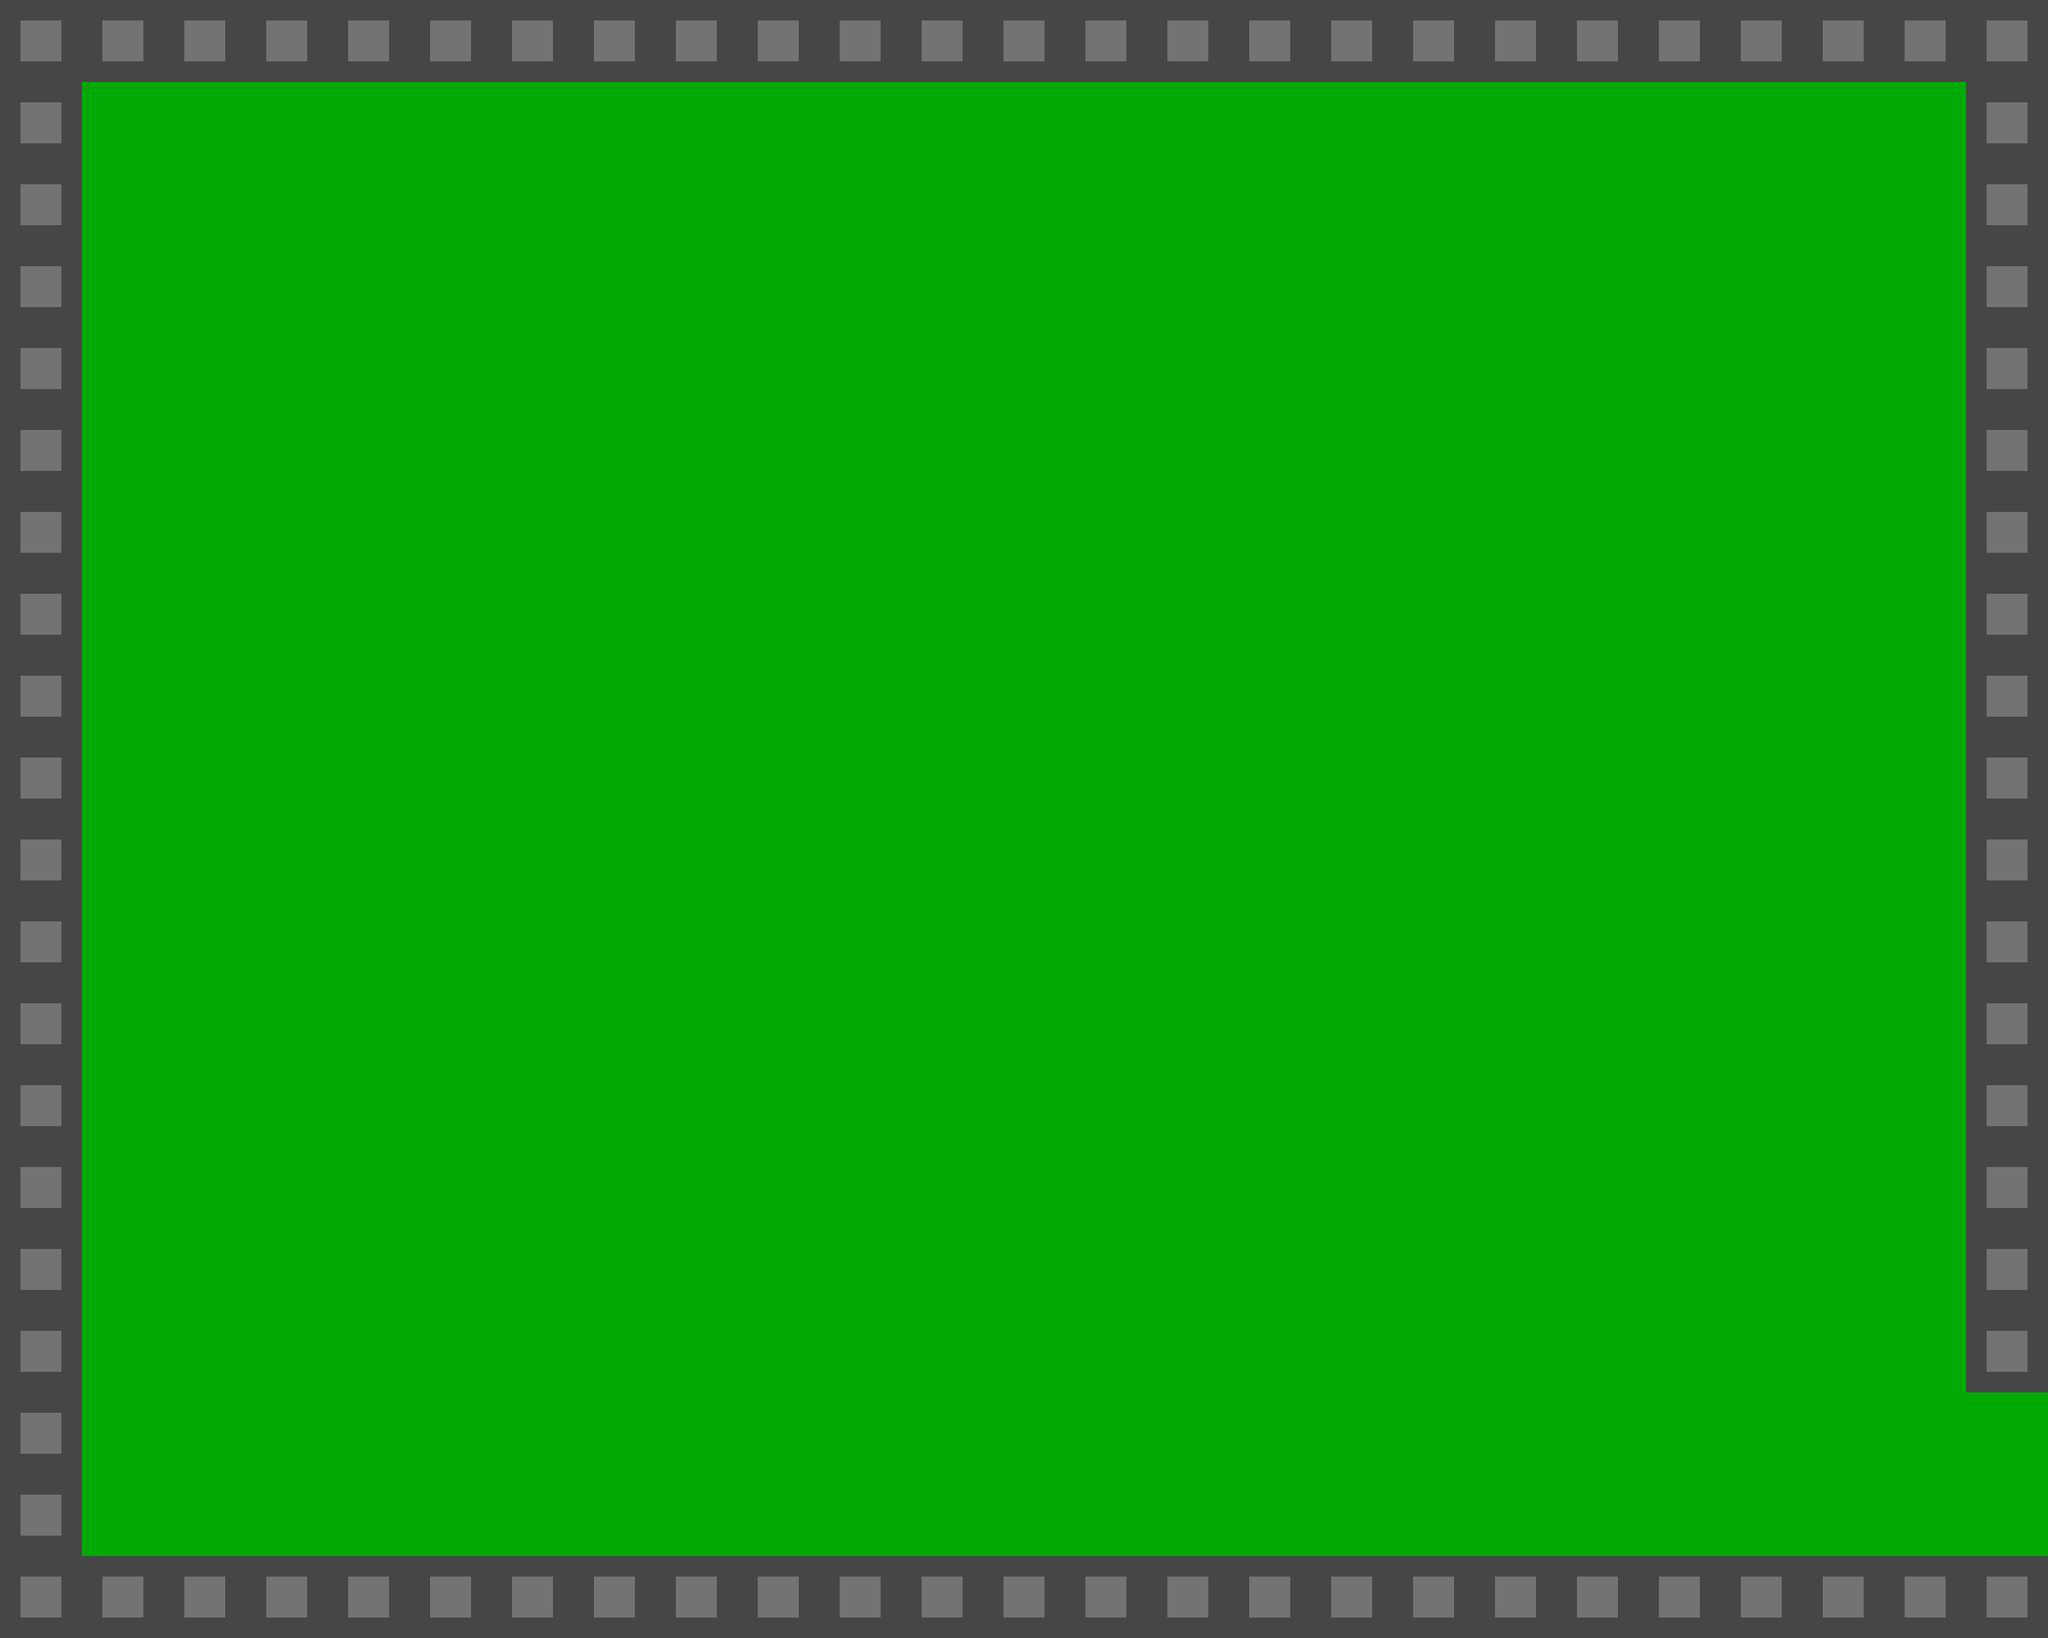

A level layout from a 2D game, rendered from its tile map. Below: a short description, then the map file with its tile-grid data intact:
An orthogonal 25x20 tile map with 128x128 px tiles, 5 tile layers (Platforms, Background, Foreground, Coins, ...).

<map version="1.4" tiledversion="1.4.3" orientation="orthogonal" renderorder="right-down" width="25" height="20" tilewidth="128" tileheight="128" infinite="0" backgroundcolor="#00aa00" nextlayerid="6" nextobjectid="1">
 <tileset firstgid="1" source="placeholders.tsx" />
 <layer id="1" name="Platforms" width="25" height="20">
  <data encoding="csv">
14,14,14,14,14,14,14,14,14,14,14,14,14,14,14,14,14,14,14,14,14,14,14,14,14,
14,0,0,0,0,0,0,0,0,0,0,0,0,0,0,0,0,0,0,0,0,0,0,0,14,
14,0,0,0,0,0,0,0,0,0,0,0,0,0,0,0,0,0,0,0,0,0,0,0,14,
14,0,0,0,0,0,0,0,0,0,0,0,0,0,0,0,0,0,0,0,0,0,0,0,14,
14,0,0,0,0,0,0,0,0,0,0,0,0,0,0,0,0,0,0,0,0,0,0,0,14,
14,0,0,0,0,0,0,0,0,0,0,0,0,0,0,0,0,0,0,0,0,0,0,0,14,
14,0,0,0,0,0,0,0,0,0,0,0,0,0,0,0,0,0,0,0,0,0,0,0,14,
14,0,0,0,0,0,0,0,0,0,0,0,0,0,0,0,0,0,0,0,0,0,0,0,14,
14,0,0,0,0,0,0,0,0,0,0,0,0,0,0,0,0,0,0,0,0,0,0,0,14,
14,0,0,0,0,0,0,0,0,0,0,0,0,0,0,0,0,0,0,0,0,0,0,0,14,
14,0,0,0,0,0,0,0,0,0,0,0,0,0,0,0,0,0,0,0,0,0,0,0,14,
14,0,0,0,0,0,0,0,0,0,0,0,0,0,0,0,0,0,0,0,0,0,0,0,14,
14,0,0,0,0,0,0,0,0,0,0,0,0,0,0,0,0,0,0,0,0,0,0,0,14,
14,0,0,0,0,0,0,0,0,0,0,0,0,0,0,0,0,0,0,0,0,0,0,0,14,
14,0,0,0,0,0,0,0,0,0,0,0,0,0,0,0,0,0,0,0,0,0,0,0,14,
14,0,0,0,0,0,0,0,0,0,0,0,0,0,0,0,0,0,0,0,0,0,0,0,14,
14,0,0,0,0,0,0,0,0,0,0,0,0,0,0,0,0,0,0,0,0,0,0,0,14,
14,0,0,0,0,0,0,0,0,0,0,0,0,0,0,0,0,0,0,0,0,0,0,0,0,
14,0,0,0,0,0,0,0,0,0,0,0,0,0,0,0,0,0,0,0,0,0,0,0,0,
14,14,14,14,14,14,14,14,14,14,14,14,14,14,14,14,14,14,14,14,14,14,14,14,14
</data>
 </layer>
 <layer id="2" name="Background" width="25" height="20">
  <data encoding="csv">
0,0,0,0,0,0,0,0,0,0,0,0,0,0,0,0,0,0,0,0,0,0,0,0,0,
0,0,0,0,0,0,0,0,0,0,0,0,0,0,0,0,0,0,0,0,0,0,0,0,0,
0,0,0,0,0,0,0,0,0,0,0,0,0,0,0,0,0,0,0,0,0,0,0,0,0,
0,0,0,0,0,0,0,0,0,0,0,0,0,0,0,0,0,0,0,0,0,0,0,0,0,
0,0,0,0,0,0,0,0,0,0,0,0,0,0,0,0,0,0,0,0,0,0,0,0,0,
0,0,0,0,0,0,0,0,0,0,0,0,0,0,0,0,0,0,0,0,0,0,0,0,0,
0,0,0,0,0,0,0,0,0,0,0,0,0,0,0,0,0,0,0,0,0,0,0,0,0,
0,0,0,0,0,0,0,0,0,0,0,0,0,0,0,0,0,0,0,0,0,0,0,0,0,
0,0,0,0,0,0,0,0,0,0,0,0,0,0,0,0,0,0,0,0,0,0,0,0,0,
0,0,0,0,0,0,0,0,0,0,0,0,0,0,0,0,0,0,0,0,0,0,0,0,0,
0,0,0,0,0,0,0,0,0,0,0,0,0,0,0,0,0,0,0,0,0,0,0,0,0,
0,0,0,0,0,0,0,0,0,0,0,0,0,0,0,0,0,0,0,0,0,0,0,0,0,
0,0,0,0,0,0,0,0,0,0,0,0,0,0,0,0,0,0,0,0,0,0,0,0,0,
0,0,0,0,0,0,0,0,0,0,0,0,0,0,0,0,0,0,0,0,0,0,0,0,0,
0,0,0,0,0,0,0,0,0,0,0,0,0,0,0,0,0,0,0,0,0,0,0,0,0,
0,0,0,0,0,0,0,0,0,0,0,0,0,0,0,0,0,0,0,0,0,0,0,0,0,
0,0,0,0,0,0,0,0,0,0,0,0,0,0,0,0,0,0,0,0,0,0,0,0,0,
0,0,0,0,0,0,0,0,0,0,0,0,0,0,0,0,0,0,0,0,0,0,0,0,0,
0,0,0,0,0,0,0,0,0,0,0,0,0,0,0,0,0,0,0,0,0,0,0,0,0,
0,0,0,0,0,0,0,0,0,0,0,0,0,0,0,0,0,0,0,0,0,0,0,0,0
</data>
 </layer>
 <layer id="3" name="Foreground" width="25" height="20">
  <data encoding="csv">
0,0,0,0,0,0,0,0,0,0,0,0,0,0,0,0,0,0,0,0,0,0,0,0,0,
0,0,0,0,0,0,0,0,0,0,0,0,0,0,0,0,0,0,0,0,0,0,0,0,0,
0,0,0,0,0,0,0,0,0,0,0,0,0,0,0,0,0,0,0,0,0,0,0,0,0,
0,0,0,0,0,0,0,0,0,0,0,0,0,0,0,0,0,0,0,0,0,0,0,0,0,
0,0,0,0,0,0,0,0,0,0,0,0,0,0,0,0,0,0,0,0,0,0,0,0,0,
0,0,0,0,0,0,0,0,0,0,0,0,0,0,0,0,0,0,0,0,0,0,0,0,0,
0,0,0,0,0,0,0,0,0,0,0,0,0,0,0,0,0,0,0,0,0,0,0,0,0,
0,0,0,0,0,0,0,0,0,0,0,0,0,0,0,0,0,0,0,0,0,0,0,0,0,
0,0,0,0,0,0,0,0,0,0,0,0,0,0,0,0,0,0,0,0,0,0,0,0,0,
0,0,0,0,0,0,0,0,0,0,0,0,0,0,0,0,0,0,0,0,0,0,0,0,0,
0,0,0,0,0,0,0,0,0,0,0,0,0,0,0,0,0,0,0,0,0,0,0,0,0,
0,0,0,0,0,0,0,0,0,0,0,0,0,0,0,0,0,0,0,0,0,0,0,0,0,
0,0,0,0,0,0,0,0,0,0,0,0,0,0,0,0,0,0,0,0,0,0,0,0,0,
0,0,0,0,0,0,0,0,0,0,0,0,0,0,0,0,0,0,0,0,0,0,0,0,0,
0,0,0,0,0,0,0,0,0,0,0,0,0,0,0,0,0,0,0,0,0,0,0,0,0,
0,0,0,0,0,0,0,0,0,0,0,0,0,0,0,0,0,0,0,0,0,0,0,0,0,
0,0,0,0,0,0,0,0,0,0,0,0,0,0,0,0,0,0,0,0,0,0,0,0,0,
0,0,0,0,0,0,0,0,0,0,0,0,0,0,0,0,0,0,0,0,0,0,0,0,0,
0,0,0,0,0,0,0,0,0,0,0,0,0,0,0,0,0,0,0,0,0,0,0,0,0,
0,0,0,0,0,0,0,0,0,0,0,0,0,0,0,0,0,0,0,0,0,0,0,0,0
</data>
 </layer>
 <layer id="4" name="Coins" width="25" height="20">
  <data encoding="csv">
0,0,0,0,0,0,0,0,0,0,0,0,0,0,0,0,0,0,0,0,0,0,0,0,0,
0,0,0,0,0,0,0,0,0,0,0,0,0,0,0,0,0,0,0,0,0,0,0,0,0,
0,0,0,0,0,0,0,0,0,0,0,0,0,0,0,0,0,0,0,0,0,0,0,0,0,
0,0,0,0,0,0,0,0,0,0,0,0,0,0,0,0,0,0,0,0,0,0,0,0,0,
0,0,0,0,0,0,0,0,0,0,0,0,0,0,0,0,0,0,0,0,0,0,0,0,0,
0,0,0,0,0,0,0,0,0,0,0,0,0,0,0,0,0,0,0,0,0,0,0,0,0,
0,0,0,0,0,0,0,0,0,0,0,0,0,0,0,0,0,0,0,0,0,0,0,0,0,
0,0,0,0,0,0,0,0,0,0,0,0,0,0,0,0,0,0,0,0,0,0,0,0,0,
0,0,0,0,0,0,0,0,0,0,0,0,0,0,0,0,0,0,0,0,0,0,0,0,0,
0,0,0,0,0,0,0,0,0,0,0,0,0,0,0,0,0,0,0,0,0,0,0,0,0,
0,0,0,0,0,0,0,0,0,0,0,0,0,0,0,0,0,0,0,0,0,0,0,0,0,
0,0,0,0,0,0,0,0,0,0,0,0,0,0,0,0,0,0,0,0,0,0,0,0,0,
0,0,0,0,0,0,0,0,0,0,0,0,0,0,0,0,0,0,0,0,0,0,0,0,0,
0,0,0,0,0,0,0,0,0,0,0,0,0,0,0,0,0,0,0,0,0,0,0,0,0,
0,0,0,0,0,0,0,0,0,0,0,0,0,0,0,0,0,0,0,0,0,0,0,0,0,
0,0,0,0,0,0,0,0,0,0,0,0,0,0,0,0,0,0,0,0,0,0,0,0,0,
0,0,0,0,0,0,0,0,0,0,0,0,0,0,0,0,0,0,0,0,0,0,0,0,0,
0,0,0,0,0,0,0,0,0,0,0,0,0,0,0,0,0,0,0,0,0,0,0,0,0,
0,0,0,0,0,0,0,0,0,0,0,0,0,0,0,0,0,0,0,0,0,0,0,0,0,
0,0,0,0,0,0,0,0,0,0,0,0,0,0,0,0,0,0,0,0,0,0,0,0,0
</data>
 </layer>
 <layer id="5" name="Don't Touch" width="25" height="20">
  <data encoding="csv">
0,0,0,0,0,0,0,0,0,0,0,0,0,0,0,0,0,0,0,0,0,0,0,0,0,
0,0,0,0,0,0,0,0,0,0,0,0,0,0,0,0,0,0,0,0,0,0,0,0,0,
0,0,0,0,0,0,0,0,0,0,0,0,0,0,0,0,0,0,0,0,0,0,0,0,0,
0,0,0,0,0,0,0,0,0,0,0,0,0,0,0,0,0,0,0,0,0,0,0,0,0,
0,0,0,0,0,0,0,0,0,0,0,0,0,0,0,0,0,0,0,0,0,0,0,0,0,
0,0,0,0,0,0,0,0,0,0,0,0,0,0,0,0,0,0,0,0,0,0,0,0,0,
0,0,0,0,0,0,0,0,0,0,0,0,0,0,0,0,0,0,0,0,0,0,0,0,0,
0,0,0,0,0,0,0,0,0,0,0,0,0,0,0,0,0,0,0,0,0,0,0,0,0,
0,0,0,0,0,0,0,0,0,0,0,0,0,0,0,0,0,0,0,0,0,0,0,0,0,
0,0,0,0,0,0,0,0,0,0,0,0,0,0,0,0,0,0,0,0,0,0,0,0,0,
0,0,0,0,0,0,0,0,0,0,0,0,0,0,0,0,0,0,0,0,0,0,0,0,0,
0,0,0,0,0,0,0,0,0,0,0,0,0,0,0,0,0,0,0,0,0,0,0,0,0,
0,0,0,0,0,0,0,0,0,0,0,0,0,0,0,0,0,0,0,0,0,0,0,0,0,
0,0,0,0,0,0,0,0,0,0,0,0,0,0,0,0,0,0,0,0,0,0,0,0,0,
0,0,0,0,0,0,0,0,0,0,0,0,0,0,0,0,0,0,0,0,0,0,0,0,0,
0,0,0,0,0,0,0,0,0,0,0,0,0,0,0,0,0,0,0,0,0,0,0,0,0,
0,0,0,0,0,0,0,0,0,0,0,0,0,0,0,0,0,0,0,0,0,0,0,0,0,
0,0,0,0,0,0,0,0,0,0,0,0,0,0,0,0,0,0,0,0,0,0,0,0,0,
0,0,0,0,0,0,0,0,0,0,0,0,0,0,0,0,0,0,0,0,0,0,0,0,0,
0,0,0,0,0,0,0,0,0,0,0,0,0,0,0,0,0,0,0,0,0,0,0,0,0
</data>
 </layer>
</map>
